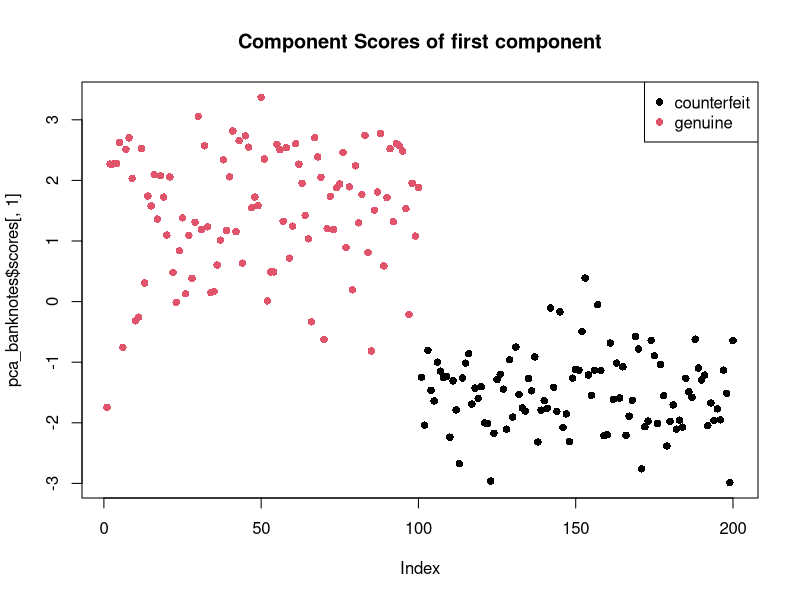
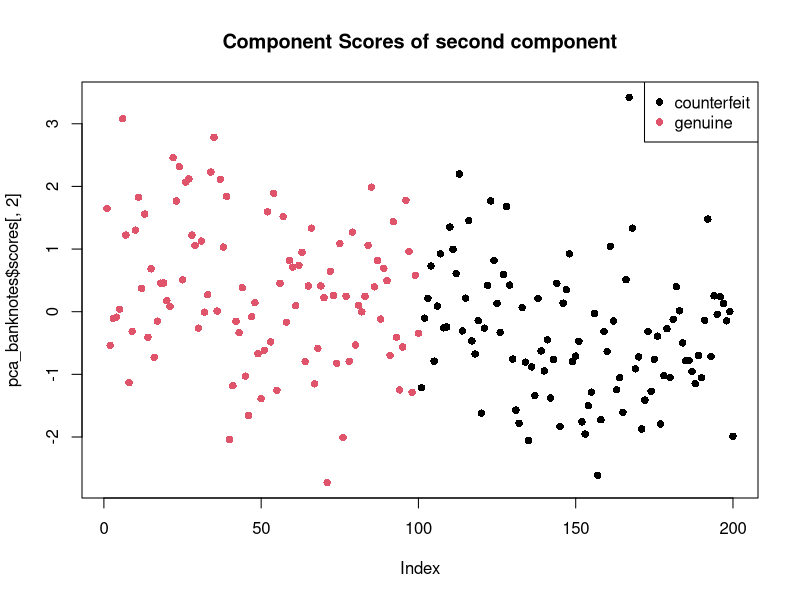
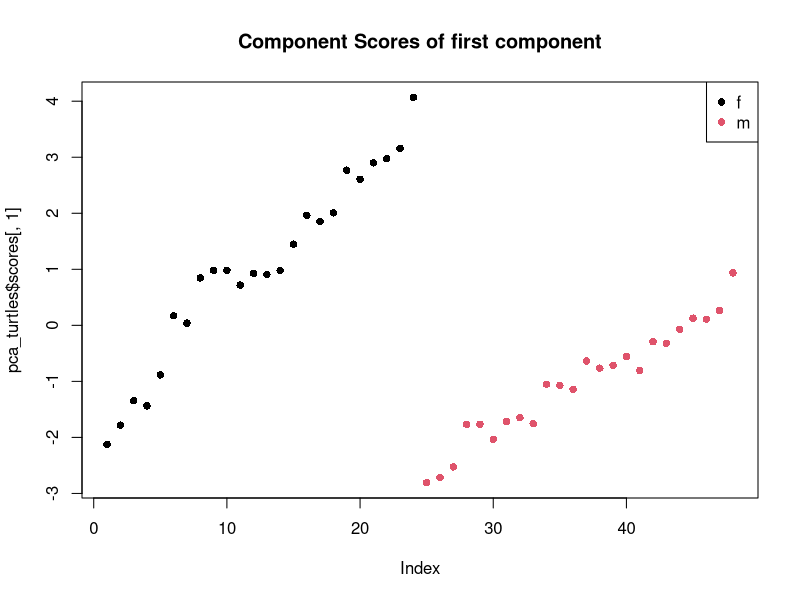
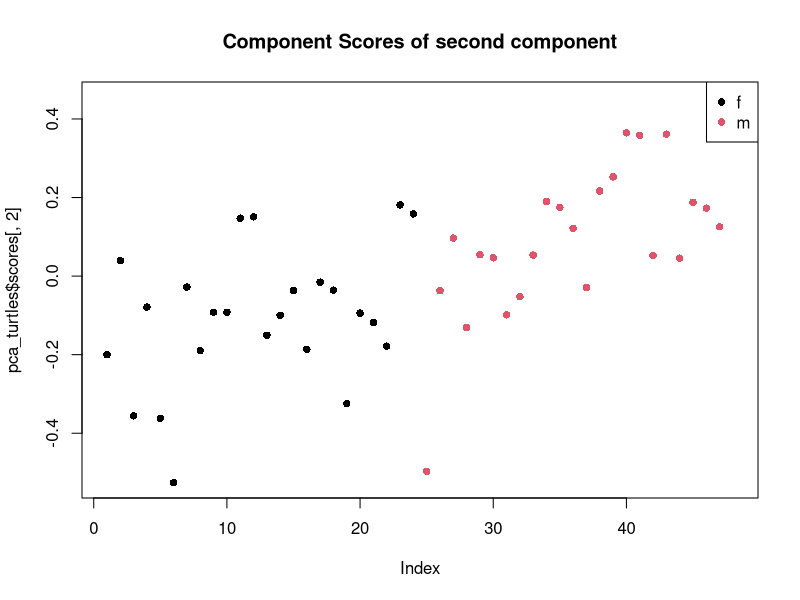

Reproduce these figures in R, in order.
## ---- chunk 1
library(knitr)
opts_chunk$set(tidy.opts = list(width.cutoff = 60), tidy = TRUE)
## ---- chunk 2
swissbanknotes <- read.csv('../Data_csv/SwissBankNotes.csv')
swissbanknotes$class <- factor(swissbanknotes$class)
banknote_type <- swissbanknotes$class
## ---- chunk 3
swissbanknotes2 <- scale(swissbanknotes[, -7])
summary(swissbanknotes2)
## ---- chunk 4
pca_banknotes <- princomp(swissbanknotes2)
summary(pca_banknotes)
## ---- chunk 5
pca_banknotes$loadings[, 1]
## ---- chunk 6
pca_banknotes$loadings[, 2]
## ---- chunk 7
plot(pca_banknotes$scores[, 1], main = "Component Scores of first component", col = banknote_type, pch = 16)
legend("topright", legend = levels(banknote_type), col = seq_along(banknote_type), pch = 16)
plot(pca_banknotes$scores[, 2], main = "Component Scores of second component", col = banknote_type, pch = 16)
legend("topright", legend = levels(banknote_type), col = seq_along(banknote_type), pch = 16)
## ---- chunk 8
turtles <- read.csv('../Data_csv/turtles.csv')
turtle_sex <- factor(turtles$sex)
turtles <- turtles[-1]
## ---- chunk 9
which(turtles == 0)
## ---- chunk 10
turtles2 <- log(turtles)
turtles2 <- scale(turtles2)
pca_turtles <- princomp(turtles2)
summary(pca_turtles)
## ---- chunk 11
pca_turtles$loadings[, 1]
## ---- chunk 12
pca_turtles$loadings[, 2]
## ---- chunk 13
plot(pca_turtles$scores[, 1], main = "Component Scores of first component", col = turtle_sex, pch = 16)
legend("topright", legend = levels(turtle_sex), col = seq_along(turtle_sex), pch = 16)
plot(pca_turtles$scores[, 2], main = "Component Scores of second component", col = turtle_sex, pch = 16)
legend("topright", legend = levels(turtle_sex), col = seq_along(turtle_sex), pch = 16)
